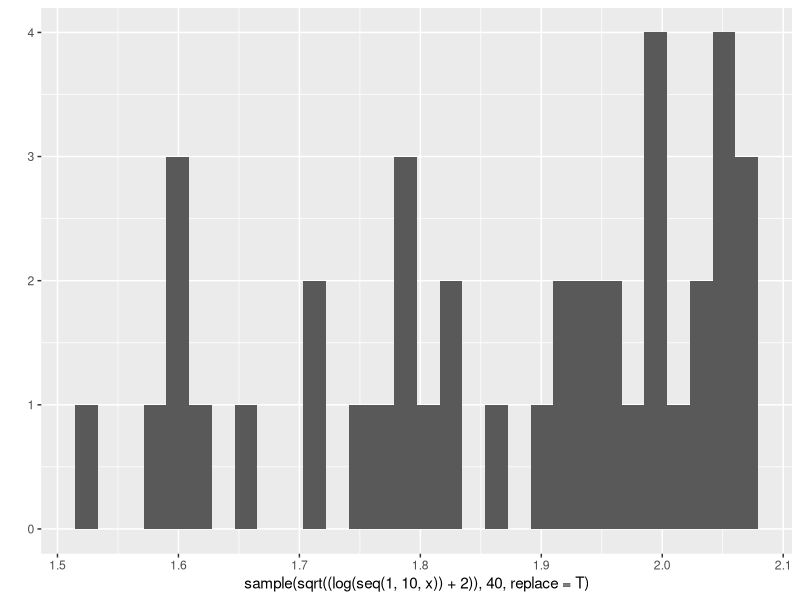
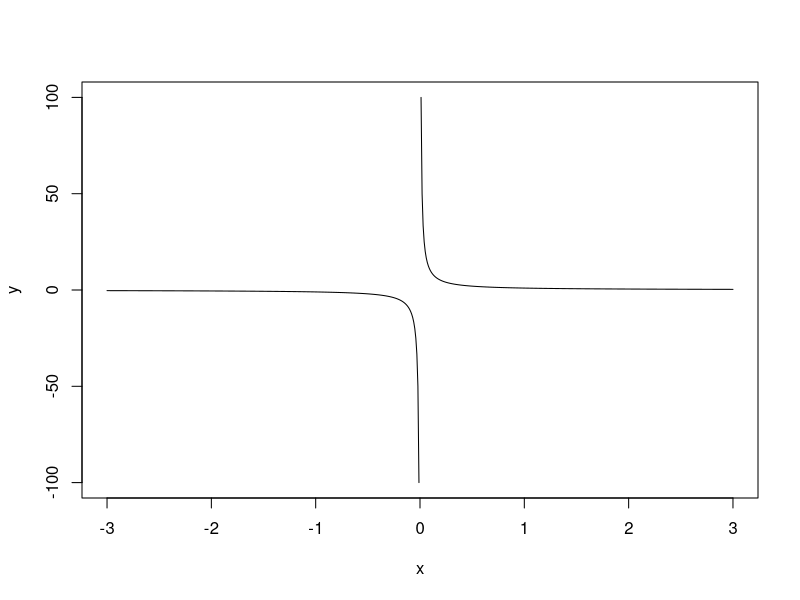

Here is the R script that generated these plots, in order:
## ---- chunk 1
cadastro <- matrix(c(NA, NA, NA, NA), nrow = 100, ncol = 4, 
                   dimnames = list(NULL, c("Nome", "Idade", "Cidade", "Telefone")))

cadastro[1, ] <- c("Maria das Dores", 56, 3025-111, "São Paulo")
cadastro[2, ] <- c("José Aníbal", 40, 3333-012, "Santos")
cadastro[3, ] <- c("Pedro Silva", 23, 3091-777, "São Paulo")
# ...
## ---- chunk 2
mean(as.numeric(cadastro[, 2]), na.rm = TRUE)
## ---- chunk 3
print(0.3/3, digits = 16)
## ---- chunk 4
data(diamonds, package = 'ggplot2')
diamonds$price_cat <- ifelse(diamonds$price < 300, 1, 0)
## ---- chunk 5
x1 <- 1:8
## ---- chunk 6
x <- 0.1
library(ggplot2)
qplot(x = sample(sqrt((log(seq(1, 10, x)) + 2)), 40, replace = T))
## ---- chunk 7
x <- seq(-3, 3, 0.01)
y <- 1/x
plot(x, y, type = "l")
